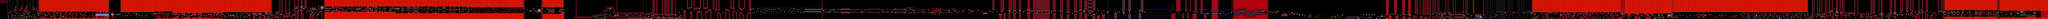

The image is a tile-based game level rendered from a .tmx file. Its description and source (layers, tilesets, objects; grid data summarised) follow:
An orthogonal 2784x27 tile map with 16x16 px tiles, 2 tile layers (SP, ...), 2 tilesets, 2 image layers.

<map version="1.10" tiledversion="1.11.2" orientation="orthogonal" renderorder="right-down" width="2784" height="27" tilewidth="16" tileheight="16" infinite="0" nextlayerid="5" nextobjectid="1">
 <editorsettings>
  <chunksize width="16" height="27" />
  <export target="../LEVELS/LEVEL DATA/bloodbath.csv" format="csv" />
 </editorsettings>
 <tileset firstgid="1" name="famidash" tilewidth="16" tileheight="16" tilecount="256" columns="16">
  <image source="../../../GRAPHICS/famidash Red.bmp" width="256" height="256" />
 </tileset>
 <tileset firstgid="257" name="sprites" tilewidth="16" tileheight="16" tilecount="256" columns="16">
  <image source="../../../GRAPHICS/sprites.png" width="256" height="256" />
 </tileset>
 <imagelayer id="3" name="Image Layer 1" parallaxx="0.9" parallaxy="0.9" repeatx="1" repeaty="1">
  <image source="../../../GRAPHICS/Old/parallax Red.bmp" width="144" height="72" />
 </imagelayer>
 <imagelayer id="4" name="Image Layer 2" offsetx="0" offsety="432" repeatx="1">
  <image source="../../../GRAPHICS/ground Red.bmp" width="64" height="128" />
 </imagelayer>
 <layer id="1" width="2784" height="27">
  <data>[75168 cells, 75168 non-empty, 152 distinct tile ids]</data>
 </layer>
 <layer id="2" name="SP" width="2784" height="27">
  <data>[75168 cells, 1151 non-empty, 53 distinct tile ids]</data>
 </layer>
</map>
